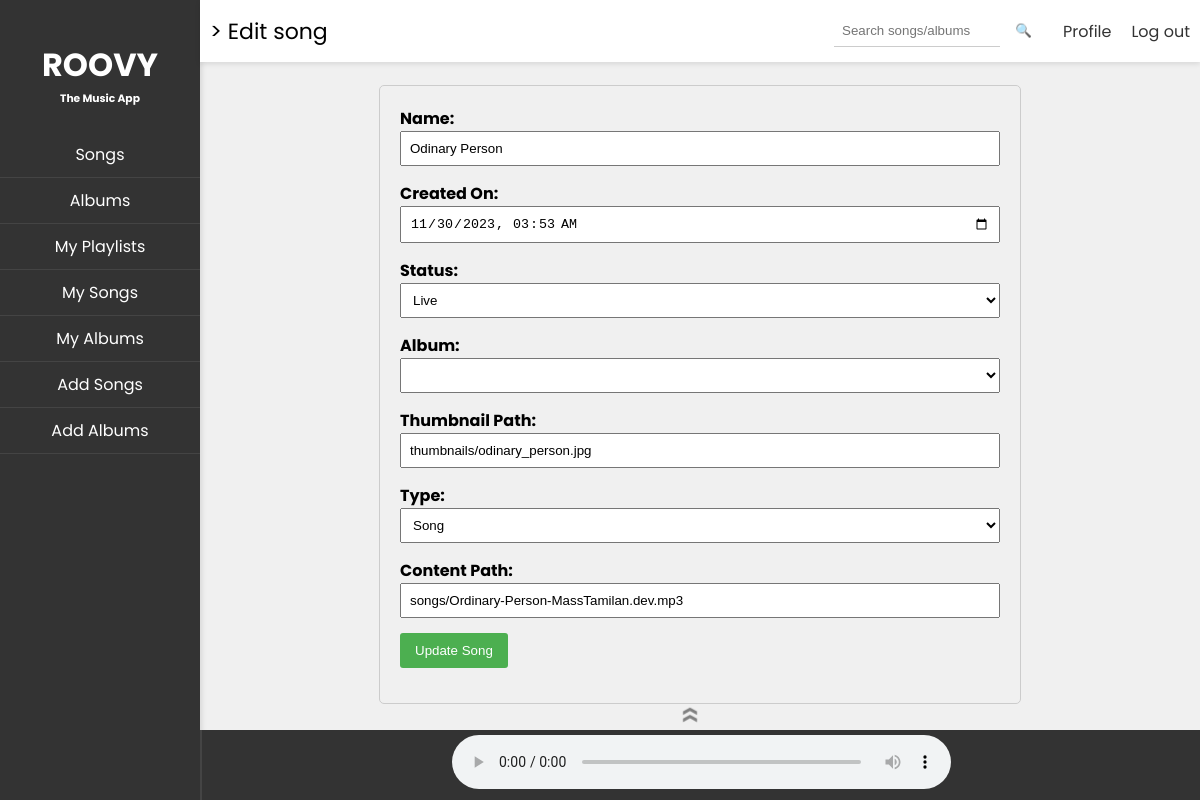
The page /edit_song/438c07e2-948f-4fbb-9bd9-2ee81d21c8af on the database its author committed.
### models.py (models this page shows)
class Song(Base):
    __tablename__ = 'SONG'
    song_id = Column(String, primary_key=True)
    name = Column(String, nullable=False)
    created_on = Column(DateTime, nullable=False)
    status = Column(Enum('flagged', 'blocked', 'live', name='status_enum'))
    album_id = Column(String, ForeignKey('ALBUM.album_id'))
    thumbnail_path = Column(String, nullable=False)
    created_by = Column(String, nullable=False)
    album = relationship("Album", back_populates="songs")
    content = relationship("SongContent", back_populates="song", cascade="all, delete-orphan")

class SongContent(Base):
    __tablename__ = 'SONG_CONTENT'
    song_id = Column(String, ForeignKey('SONG.song_id'), primary_key=True)
    type = Column(Enum('song', 'lyric', name='type_enum'))
    content_path = Column(String)
    song = relationship("Song", back_populates="content")

### routes.py (the view, shortened to what this page needs)
@app.route('/edit_song/<string:song_id>', methods=['GET', 'POST'])
def editSong(song_id):
    try:
        if request.method == 'GET':
            return creatorLandingPage("edit_song", request), 200
    except Exception as e:
        flash(f"An error occurred: {str(e)}", "error")
        return index(), 500

### landing_pages.py (called while the page is built)
def setNavElems(elems):
    global nav_elements
    nav_elements = elems

def edit_song(song):
    header_left = "> Edit song"
    album_choices = getAlbumsForUser()
    album_choices = [(album.get("album_id"), album.get("name")) for album in album_choices]
    content = render_template('edit_song.html', song=song, album_choices=album_choices)
    current_song = "Now Playing: None"
    return render_template('parent_frame.html', content=content, current_song=current_song, header_left=header_left,
                           nav_elements=nav_elements)

### util.py (called while the page is built, shortened)
def get_uid():
    return session.get("uid")

def getSongFromId(song_id):
    return Song.query.get(song_id)

def getAlbumsForUser():
    try:
        user_albums = (
            db.session.query(Album)
            .filter(Album.created_by == get_uid())
            .all()
        )
        albums_list = []
        return albums_list
    except Exception as e:
        print(f"Error fetching albums for user: {e}")
        return []

### templates/edit_song.html (shortened to what this page needs)
<div class="editSong">
    <form method="POST" action="{{ url_for('editSong', song_id=song.song_id) }}">
        <div>
            <label for="name">Name:</label>
            <input type="text" id="name" name="name" value="{{ song.name }}" required>
        </div>
        <div>
            <label for="created_on">Created On:</label>
            <input type="datetime-local" id="created_on" name="created_on" value="{{ song.created_on }}" required>
        </div>
        <div>
            <label for="status">Status:</label>
            <select id="status" name="status" required>
                <option value="live" {% if song.status==
                'live' %}selected{% endif %}>Live</option>
            </select>
        </div>
        <div>
            <label for="album_id">Album:</label>
            <select id="album_id" name="album_id" required>
            </select>
        </div>
        <div>
            <label for="thumbnail_path">Thumbnail Path:</label>
            <input type="text" id="thumbnail_path" name="thumbnail_path" value="{{ song.thumbnail_path }}" required>
        </div>
        <div>
            <label for="type">Type:</label>
            <select id="type" name="type" required>
                <option value="song" {% if song.content.type==
                'song' %}selected{% endif %}>Song</option>
            </select>
        </div>
        <div>
            <label for="content_path">Content Path:</label>
            <input type="text" id="content_path" name="content_path" value="{{ song.content.content_path }}" required>
        </div>
        <div>
            <button type="submit">Update Song</button>
        </div>
    </form>
</div>

### static/parent_frame.css (style rules this page uses)
body { font-family: 'Poppins', sans-serif; margin: 0; padding: 0; overflow: hidden; background-color: #f0f0f0; }
.editSong { max-width: 600px; margin: 0 auto; padding: 20px; border: 1px solid #ccc; border-radius: 5px; }
.editSong form { display: flex; flex-direction: column; }
.editSong div { margin-bottom: 15px; }
.editSong label { font-weight: bold; margin-bottom: 5px; }
.editSong input, .editSong select { width: 100%; padding: 8px; box-sizing: border-box; }
.editSong button { background-color: #4caf50; color: white; padding: 10px 15px; border: none; border-radius: 3px; cursor: pointer; }

### rows shown on the page
Song: name "Odinary Person", created_on "11/30/2023 03:53", status "Live", thumbnail_path "thumbnails/odinary_person.jpg"
SongContent: type "Song", content_path "songs/Ordinary-Person-MassTamilan.dev.mp3"

### other values the page prints
{{ element.title }} "Songs" "Albums" "My Playlists" "My Songs" "My Albums" "Add Songs" "Add Albums"
{{ header_left }} "> Edit song"
